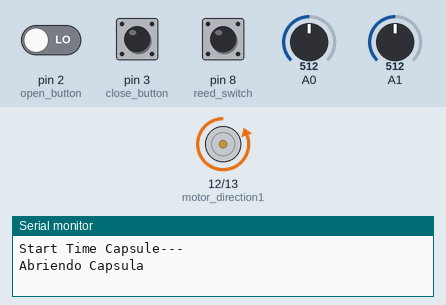
Simulated run of this sketch. Board: Arduino Uno, built with avr-gcc and run on an emulated ATmega328P. Parts: motor-driver pin pairs drawn as motors (green arrow = first pin HIGH = forward, orange = second pin HIGH = backward, longer = more drive), the last lines printed to the serial monitor. Inputs (shaded band) come from the test bench; at power-on: A0 = 512, pin 3 (close_button) LOW, pin 2 (open_button) LOW, pin 8 (reed_switch) LOW, A1 = 512.

Above: at 1.2 s.
1.3 s: A0 set to 484
At 2.5 s:
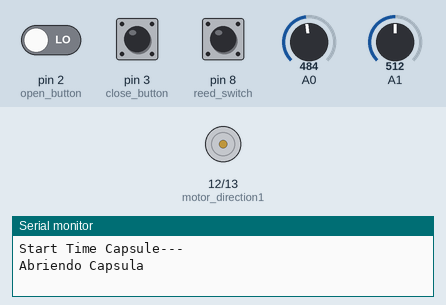
2.8 s: pin 3 (close_button) pulled HIGH for 0.15 s
4.4 s: pin 2 (open_button) driven HIGH and pin 3 (close_button) driven HIGH
7.4 s: pin 8 (reed_switch) pulled HIGH for 0.15 s
At 8.1 s:
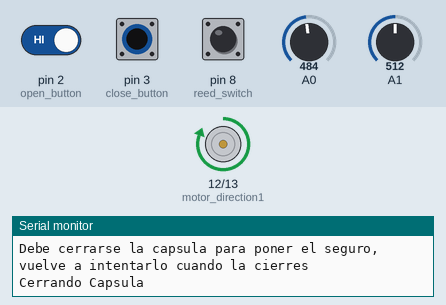
9.0 s: A1 set to 489
At 9.8 s:
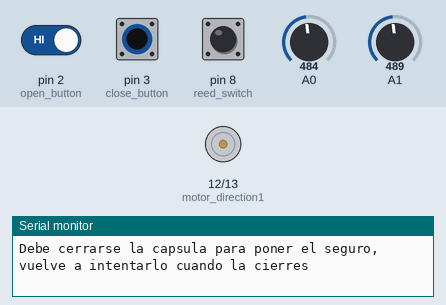
10.5 s: pin 8 (reed_switch) pulled HIGH for 0.15 s
Timing chart, 0 to 13.5 s (numbered marks = the images above; inputs shaded):
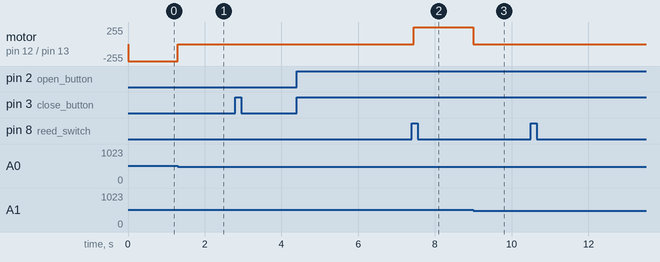

The sketch:

Time_capsule.ino
```cpp
int open_button=2;
int close_button=3;
int reed_switch=8;
int motor_direction1=12;
int motor_direction2=13;
int state=0;

// state=0, abierto
// state=1, verificar sise puiede cerrar
//

void setup() {

  pinMode(motor_direction1,OUTPUT);
  pinMode(motor_direction2,OUTPUT);
  pinMode(open_button,INPUT);
  pinMode(close_button,INPUT);
   pinMode(reed_switch,INPUT);
  Serial.begin(9600);
  Serial.println("Start Time Capsule---");

}

void loop() {


  int sensorValue1 = analogRead(A0);
  int sensorValue2 = analogRead(A1);

  //Serial.print(sensorValue1);
  //Serial.print("    ");
  //Serial.println(sensorValue2);


  if(digitalRead(open_button)==HIGH){
    state=0;
  }

   if(digitalRead(close_button)==HIGH){
    state=1;
   }

   if(state==0){
    Serial.println("Abriendo Capsula");
    open_capsule();
    state=3;
   }

   if(state==1){
    //Verificar si se puede cerrar
    if(digitalRead(reed_switch)==LOW){
      Serial.println("Debe cerrarse la capsula para poner el seguro, vuelve a intentarlo cuando la cierres");
      state=0;
    }
    else{
      state=2;
    }

   }

   if (state==2){
     Serial.println("Cerrando Capsula");
    close_capsule();
    state=3;
   }


  delay(50);
}

void close_direction(){

  digitalWrite(motor_direction1,HIGH);
  digitalWrite(motor_direction2,LOW);
}


void open_direction(){

  digitalWrite(motor_direction1,LOW);
  digitalWrite(motor_direction2,HIGH);


}

void stop_motor(){
    digitalWrite(motor_direction1,LOW);
  digitalWrite(motor_direction2,LOW);
}

void open_capsule(){
  int sensorValue1 = analogRead(A0);
   while(sensorValue1>500){
   sensorValue1 = analogRead(A0);
   open_direction();
    }
    stop_motor();
}

void close_capsule()
{
  int sensorValue2 = analogRead(A1);
    while(sensorValue2>500){
    sensorValue2 = analogRead(A1);
    close_direction();
    }

    stop_motor();
}
```

Measured:
- the behaviour switches between 501 and 500 on A0 (found by bisection; images 0 and 1)
- the behaviour switches between 501 and 500 on A1 (found by bisection; images 2 and 3)
- after the input at 1.3 s, motor on pin 12 (motor_direction1) / pin 13 (motor_direction2): backward 255/255 → stopped at once
- after the input at 7.4 s, motor on pin 12 (motor_direction1) / pin 13 (motor_direction2): stopped → forward 255/255 after 0.05 s
- after the input at 9.0 s, motor on pin 12 (motor_direction1) / pin 13 (motor_direction2): forward 255/255 → stopped at once
